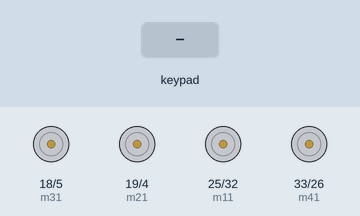
Simulated run of this sketch. Board: ESP32. On the bench: motor-driver pin pairs drawn as motors (green arrow = first pin HIGH = forward, orange = second pin HIGH = backward, longer = more drive). The test bench sets the inputs (shaded band). Nothing arrives over Bluetooth unless stated; what the sketch prints to the serial monitor is not drawn.

Above: at 1.2 s.
1.3 s: key 'O' pressed
At 2.5 s:
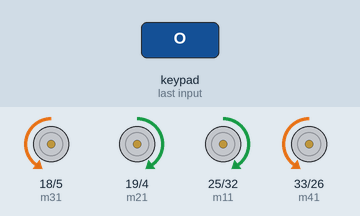
2.8 s: key 'S' pressed
At 3.6 s:
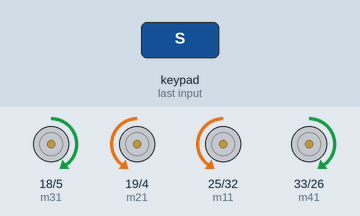
4.3 s: key 'T' pressed
At 4.7 s:
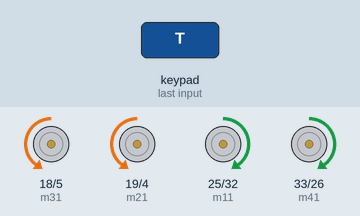
Timing chart, 0 to 7.3 s (numbered marks = the images above; inputs shaded):
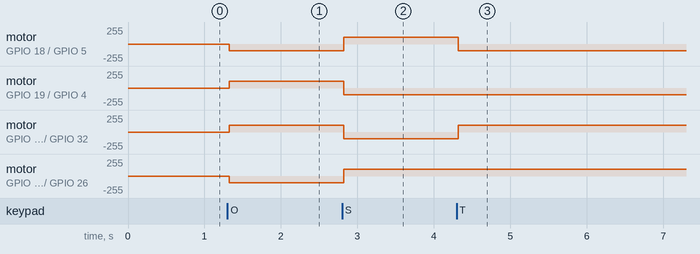

Measured:
- after the input at 1.3 s, motor on GPIO 18 (m31) / GPIO 5 (m32), motor on GPIO 33 (m41) / GPIO 26 (m42): stopped → backward 100/255 at once; motor on GPIO 19 (m21) / GPIO 4 (m22), motor on GPIO 25 (m11) / GPIO 32 (m12): stopped → forward 100/255 at once
- after the input at 2.8 s, motor on GPIO 18 (m31) / GPIO 5 (m32), motor on GPIO 33 (m41) / GPIO 26 (m42): backward 100/255 → forward 100/255 at once; motor on GPIO 19 (m21) / GPIO 4 (m22), motor on GPIO 25 (m11) / GPIO 32 (m12): forward 100/255 → backward 100/255 at once
- after the input at 4.3 s, motor on GPIO 18 (m31) / GPIO 5 (m32): forward 100/255 → backward 100/255 at once; motor on GPIO 25 (m11) / GPIO 32 (m12): backward 100/255 → forward 100/255 at once

The sketch:

ardinu.ino
```cpp
#include<PS4Controller.h>
#include <analogWrite.h>
int m11=25;
int m12=32;
int m21=19;
int m22=4;
int m31=18;
int m32=5;
int m41=33;
int m42=26;


void setup() {
  PS4.begin("1a:2b:3c:01:01:01");
  Serial.begin(9600);
 pinMode(m11,OUTPUT);
 pinMode(m12,OUTPUT);
 pinMode(m21,OUTPUT);
 pinMode(m22,OUTPUT);
 pinMode(m31,OUTPUT);
 pinMode(m32,OUTPUT);
 pinMode(m41,OUTPUT);
 pinMode(m42,OUTPUT);

}

void loop() {
  //forwad
Serial.print(PS4.R2Value());
Serial.println( PS4.L2Value());
 if(PS4.Triangle()){
 analogWrite(m11,100);
 analogWrite(m12,0);
 analogWrite(m21,0);
 analogWrite(m22,100);
 analogWrite(m31,0);
 analogWrite(m32,100);
  analogWrite(m41,100);
 analogWrite(m42,0);
 }
 //backw
 else if(PS4.Cross()){
  analogWrite(m11,0);
 analogWrite(m12,100);
 analogWrite(m21,100);
 analogWrite(m22,0);
 analogWrite(m31,100);
 analogWrite(m32,0);
  analogWrite(m41,0);
 analogWrite(m42,100);
 }

 //left
 else if(PS4.Square()){
  analogWrite(m11,0);
 analogWrite(m12,100);
 analogWrite(m21,0);
 analogWrite(m22,100);
 analogWrite(m31,100);
 analogWrite(m32,0);
  analogWrite(m41,100);
 analogWrite(m42,0);
 }
//right
else if(PS4.Circle()){
 analogWrite(m11,100);
 analogWrite(m12,0);
 analogWrite(m21,100);
 analogWrite(m22,0);
 analogWrite(m31,0);
 analogWrite(m32,100);
  analogWrite(m41,0);
 analogWrite(m42,100);
}
else if(PS4.Up()){
 analogWrite(m11,0);
 analogWrite(m12,0);
 analogWrite(m21,0);
 analogWrite(m22,0);
 analogWrite(m31,0);
 analogWrite(m32,0);
  analogWrite(m41,0);
 analogWrite(m42,0);
}
else if(PS4.R2Value()){
  analogWrite(m11,100);
 analogWrite(m12,0);
 analogWrite(m21,100);
 analogWrite(m22,0);
 analogWrite(m31,100);
 analogWrite(m32,0);
  analogWrite(m41,100);
 analogWrite(m42,0);
}
else if(PS4.L2Value())
{
 analogWrite(m11,0);
 analogWrite(m12,100);
 analogWrite(m21,0);
 analogWrite(m22,100);
 analogWrite(m31,0);
 analogWrite(m32,100);
  analogWrite(m41,0);
 analogWrite(m42,100);
  }
}
```
